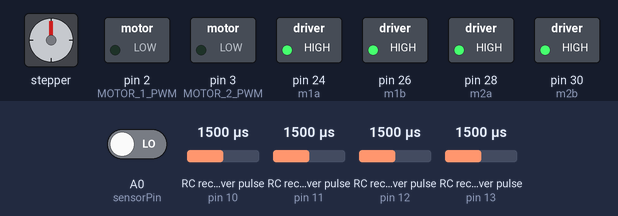
Simulated run of this sketch. Board: Arduino Mega 2560, built with avr-gcc and run on an emulated ATmega2560. Parts: stepper motor, switched loads named in the sketch (green lamp = pin HIGH). Wiring (inferred from the names in the program): 4 × RC receiver channel: data pin 10 / data pin 11 / data pin 12 / data pin 13; stepper motor driver (200 steps per turn assumed): step pin 4; direction pin 5; enable pin 6. Dashed ring = blinking. The inputs (shaded band) are chosen by the test bench; at power-on: RC receiver pulse (sensors on pin 13, pin 10, pin 11, pin 12) 1500 µs, A0 (sensorPin) LOW. Pins used as bus, display or sensor lines are not drawn; what the sketch prints to the serial monitor is not drawn.

Above: at 1.4 s.
1.5 s: RC receiver pulse (sensor on pin 13) set to 1020 µs
At 2.6 s:
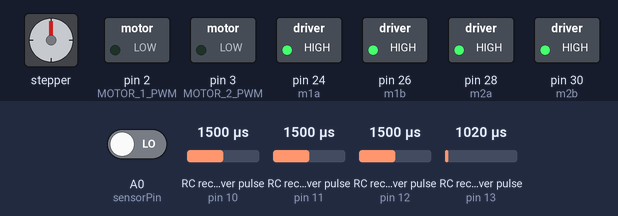
4.5 s: RC receiver pulse (sensor on pin 13) set to 1500 µs
At 6.1 s:
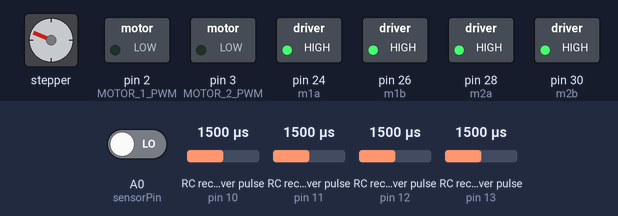
7.5 s: RC receiver pulse (sensor on pin 10) set to 1020 µs
At 7.85 s:
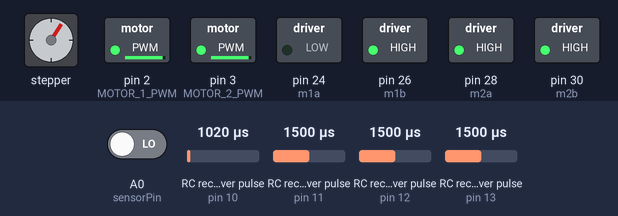
10.5 s: RC receiver pulse (sensor on pin 11) set to 1020 µs
At 10.64 s:
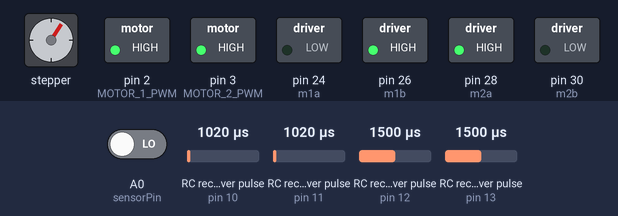
13.5 s: A0 (sensorPin) driven HIGH
At 14.9 s:
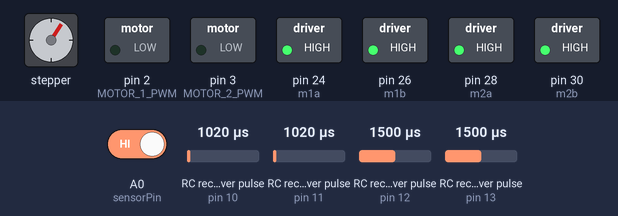
16.5 s: RC receiver pulse (sensor on pin 10) set to 1250 µs
At 17.39 s:
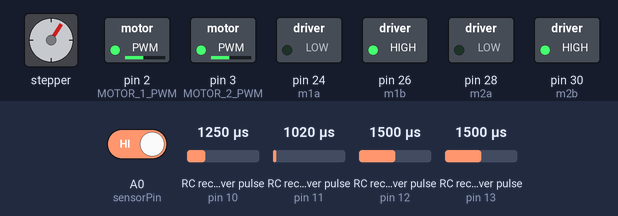
Timing chart, 0 to 20.5 s (numbered marks = the images above; inputs shaded):
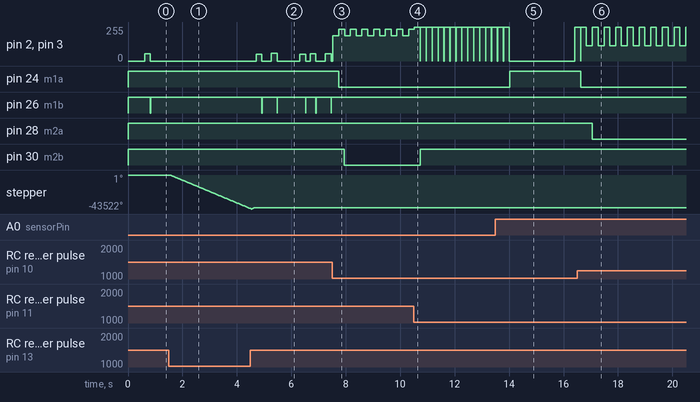

Measured:
- after the input at 1.5 s, pin 2 (MOTOR_1_PWM), pin 3 (MOTOR_2_PWM): stops changing and stays 0/255; pin 26 (m1b): stops changing and stays HIGH
- after the input at 4.5 s, pin 2 (MOTOR_1_PWM), pin 3 (MOTOR_2_PWM): 0/255 → 52/255 after 0.21 s, → 0/255 0.21 s later, → 58/255 0.35 s later, → 0/255 0.21 s later, … (10 changes in this stretch)
- after the input at 7.5 s, pin 24 (m1a): HIGH → LOW after 0.24 s; pin 26 (m1b): stops changing and stays HIGH; pin 30 (m2b): HIGH → LOW after 0.45 s; stepper: stays -41727° (without the input it goes to -41725° after 0.76 s)
- after the input at 10.5 s, pin 2 (MOTOR_1_PWM), pin 3 (MOTOR_2_PWM): alternates 255/255 for 0.21 s and 0/255 for 0.01 s, starting at once; pin 30 (m2b): LOW → HIGH after 0.23 s
- after the input at 13.5 s, pin 24 (m1a): LOW → HIGH after 0.52 s
- after the input at 16.5 s, pin 28 (m2a): HIGH → LOW after 0.55 s

The sketch:

white_box.ino
```cpp
#include <EnableInterrupt.h>

#define SERIAL_PORT_SPEED 57600
#define RC_NUM_CHANNELS  4

#define RC_CH1  0
#define RC_CH2  1
#define RC_CH3  2
#define RC_CH4  3

byte flagTimeout;
int i;
uint16_t ch2_temp[10];
#define RC_CH1_INPUT  10
#define RC_CH2_INPUT  11
#define RC_CH3_INPUT  12
#define RC_CH4_INPUT  13

int average = 0;
#define MOTOR_1_PWM 2
#define m1a    24
#define m1b    26

#define MOTOR_2_PWM 3
#define m2a    28
#define m2b    30

int sensorPin = A0;

#define RELAY_DELAY 200
#define MOS_DELAY 10

#define PUL 4 //define Pulse pin
#define DIR 5  //define Direction pin
#define ENA 6  //define Enable Pin


uint16_t rc_values[RC_NUM_CHANNELS];
uint32_t rc_start[RC_NUM_CHANNELS];
volatile uint16_t rc_shared[RC_NUM_CHANNELS];


int straight_speed;
int turn_speed;
int left_speed;
int right_speed;


void rc_read_values() {
  noInterrupts();
  memcpy(rc_values, (const void *)rc_shared, sizeof(rc_shared));
  interrupts();
}

void calc_input(uint8_t channel, uint8_t input_pin) {
  if (digitalRead(input_pin) == HIGH) {
    rc_start[channel] = micros();
  } else {
    uint16_t rc_compare = (uint16_t)(micros() - rc_start[channel]);
    rc_shared[channel] = rc_compare;
  }
}

void calc_ch1() { calc_input(RC_CH1, RC_CH1_INPUT); }
void calc_ch2() { calc_input(RC_CH2, RC_CH2_INPUT); }
void calc_ch3() { calc_input(RC_CH3, RC_CH3_INPUT); }
void calc_ch4() { calc_input(RC_CH4, RC_CH4_INPUT); }


//void resetPins(void){
//  digitalWrite(MOTOR_1_PWM, LOW);
//  digitalWrite(MOTOR_2_PWM, LOW);
//  digitalWrite(m1a, HIGH);
//  digitalWrite(m1b, HIGH);
//  digitalWrite(m2a, HIGH);
//  digitalWrite(m2b, HIGH);
//}

void leftmotor(int left_speed)
{
  int pwmValue = abs(left_speed) /2 ;
  if (pwmValue> 255)
  {pwmValue=255;}

if(left_speed<-100)
{
    analogWrite(MOTOR_1_PWM,pwmValue);
    analogWrite(MOTOR_2_PWM,pwmValue);
    delay(MOS_DELAY);
    digitalWrite(m1b,HIGH);
    delay(RELAY_DELAY);
    digitalWrite(m1a, LOW);
}
else if(left_speed>100)
{
    analogWrite(MOTOR_1_PWM,pwmValue);
    analogWrite(MOTOR_2_PWM,pwmValue);
    delay(MOS_DELAY);
    digitalWrite(m1a, HIGH);
    delay(RELAY_DELAY);
    digitalWrite(m1b, LOW);
}
else
  {
    digitalWrite(m1a, HIGH);
    digitalWrite(m1b, HIGH);
    analogWrite(MOTOR_1_PWM,0);
    analogWrite(MOTOR_2_PWM,0);
  }

}


void rightmotor(int right_speed)
{
  int pwmValue = abs(right_speed) / 2;
  if (pwmValue> 255)
  {pwmValue=255;}

if(right_speed<-100)
{ analogWrite(MOTOR_1_PWM,pwmValue);
  analogWrite(MOTOR_2_PWM,pwmValue);
  delay(MOS_DELAY);
  digitalWrite(m2b, HIGH);
  delay(RELAY_DELAY);
  digitalWrite(m2a, LOW);

}
else if(right_speed>100)
{ analogWrite(MOTOR_1_PWM,pwmValue);
  analogWrite(MOTOR_2_PWM,pwmValue);
  delay(MOS_DELAY);
  digitalWrite(m2a, HIGH);
  delay(RELAY_DELAY);
  digitalWrite(m2b, LOW);
}
else
{
  digitalWrite(m2a, HIGH);
  digitalWrite(m2b, HIGH);
  analogWrite(MOTOR_1_PWM,0);
  analogWrite(MOTOR_2_PWM,0);
}

}


void stepper_reset(void)
{
  digitalWrite(PUL,LOW);
}

void fwd_step(void)
{
 // for (int i=0; i<2000; i++)    //Forward 5000 steps
 // {
    digitalWrite(DIR,HIGH);
    digitalWrite(ENA,LOW);
    digitalWrite(PUL,LOW);
    delayMicroseconds(50);
    digitalWrite(PUL,HIGH);
    delayMicroseconds(50);
  //}

}

void bck_step(void)
{
 // for (int i=0; i<2000; i++)    //Forward 5000 steps
 // {
    digitalWrite(DIR,LOW);
    digitalWrite(ENA,LOW);
    digitalWrite(PUL,LOW);
    delayMicroseconds(50);
    digitalWrite(PUL,HIGH);
    delayMicroseconds(50);
 // }

 }

void stop_Motor(void)
{
  digitalWrite(m1a, HIGH);
  digitalWrite(m1b, HIGH);
  digitalWrite(m2a, HIGH);
  digitalWrite(m2b, HIGH);

  analogWrite(MOTOR_1_PWM, 0);
  analogWrite(MOTOR_2_PWM, 0);

  delay(RELAY_DELAY);
  delay(MOS_DELAY);

}


void setup() {
  Serial.begin(SERIAL_PORT_SPEED);

  pinMode (PUL, OUTPUT);
  pinMode (DIR, OUTPUT);
  pinMode (ENA, OUTPUT);

  pinMode(RC_CH1_INPUT, INPUT);
  pinMode(RC_CH2_INPUT, INPUT);
  pinMode(RC_CH3_INPUT, INPUT);
  pinMode(RC_CH4_INPUT, INPUT);

  pinMode( sensorPin, INPUT);

  enableInterrupt(RC_CH1_INPUT, calc_ch1, CHANGE);
  enableInterrupt(RC_CH2_INPUT, calc_ch2, CHANGE);
  enableInterrupt(RC_CH3_INPUT, calc_ch3, CHANGE);
  enableInterrupt(RC_CH4_INPUT, calc_ch4, CHANGE);

  pinMode(m1a, OUTPUT);
  pinMode(m1b, OUTPUT);
  pinMode(m2a, OUTPUT);
  pinMode(m2b, OUTPUT);
  pinMode(MOTOR_1_PWM, OUTPUT);
  pinMode(MOTOR_2_PWM, OUTPUT);
  stop_Motor();

  i=0;

}

void loop() {
  flagTimeout = 0;
  rc_read_values();


//Serial.print("CH1:"); Serial.print(rc_values[RC_CH1]); Serial.print('\t');
//Serial.print("CH2:"); Serial.print(rc_values[RC_CH2]); Serial.print('\t');
//Serial.print("CH3:"); Serial.print(rc_values[RC_CH3]); Serial.print('\t');
//Serial.print("CH4:"); Serial.print(rc_values[RC_CH4]); Serial.print('\n');

uint16_t ch1=rc_values[RC_CH1];
uint16_t ch2=rc_values[RC_CH2];
uint16_t ch3=rc_values[RC_CH3];
uint16_t ch4=rc_values[RC_CH4];
//Serial.println(ch2);


//int sum = 0;


unsigned long time = millis();
int sensorValue = digitalRead(sensorPin);

Serial.print(sensorValue);

if ((time%200) < 100)
{
//  Serial.print("Time: ");
//  Serial.println(time);
//i++;
//if(i>9){i = 0;}
//  ch2_temp[i]=ch2;

i++;
if(i>5){i = 0;}

  ch2_temp[i]= sensorValue;


}
//if(average == ch2)
//  if (ch2_temp[0] == ch2_temp[1] && ch2_temp[1] == ch2_temp[2] && ch2_temp[2] == ch2_temp[3]&& ch2_temp[3] == ch2_temp[4]&& ch2_temp[4] == ch2_temp[5]&& ch2_temp[5] == ch2_temp[6]&& ch2_temp[6] == ch2_temp[7]&& ch2_temp[7] == ch2_temp[8]&& ch2_temp[8] == ch2_temp[9] )
if (ch2_temp[0] == ch2_temp[1] && ch2_temp[1] == ch2_temp[2] && ch2_temp[2] == ch2_temp[3]&& ch2_temp[3] == ch2_temp[4] )
{
//  Serial.println("Motor Stopper");
  flagTimeout = 0;
}
else
{
  flagTimeout = 1;
}


if (ch1<=10 || ch2<=10 || flagTimeout == 1)
{
 stop_Motor();
}
else
{
    flagTimeout = 0;
    straight_speed = ch2 -1450;
    turn_speed = ch1 - 1450;
    left_speed = straight_speed + turn_speed;
    right_speed = straight_speed - turn_speed;

    leftmotor(left_speed);
    rightmotor(right_speed);

}


if ((ch4 <=10) || (ch4>=1300 && ch4<=1500))
{
 stepper_reset();
}
while (ch4>1500 && ch4 <=1950)
{
  fwd_step() ;
  rc_read_values();
  ch4=rc_values[RC_CH4];
}

 while (ch4>900 && ch4<1300)
{
  bck_step();
  rc_read_values();
  ch4=rc_values[RC_CH4];
}
  delay(8);


}
```
